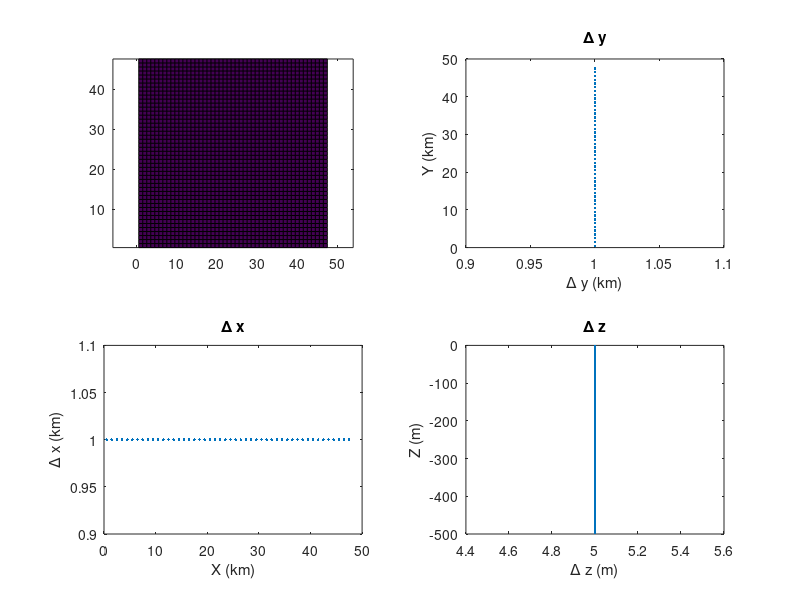
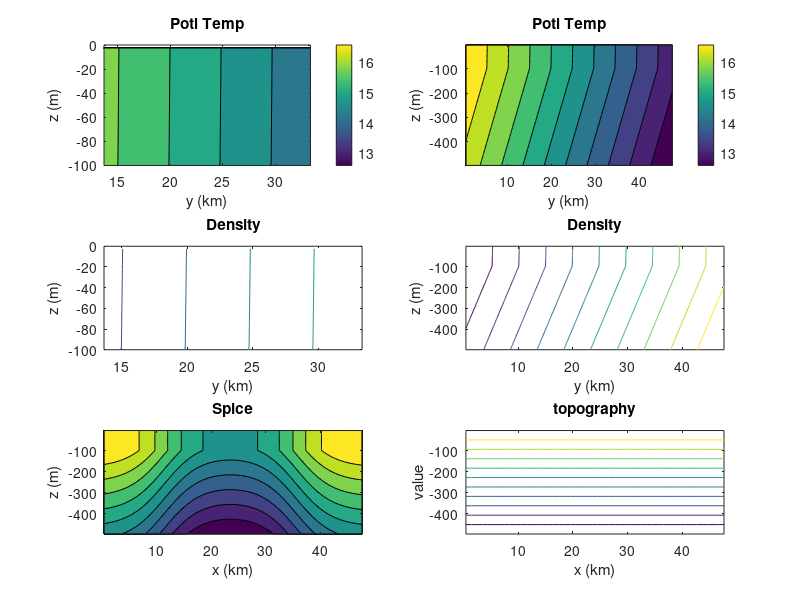

Recreate these plots in MATLAB, in order.
%function geninit()
%  This function generates initial condition files for the mitgcm.
% if init_vel=1, then the front problem is used
% if init_vel=0, then resting (other than small symmetry-breaking
% random noise) initial conditions are used.

%
% FLAGS FOR IC
IC = 'FK08'; % Single front in center of domain, following Fox-Kemper et al. 2008a
IC = 'UNIF'; % Uniform frontal region

nx=48;
ny=nx/2+1;
ny = nx;
% ny = 24;
nz=100;
init_vel=1;
dxspacing=1000;
dyspacing=dxspacing;

Lx=dxspacing*nx;
Ly=dyspacing*ny;

fprintf(' nx= %i , ny= %i , nz= %i ; dx=%6.1f , dy=%6.1f\n', ...
          nx,ny,nz,dxspacing,dxspacing)

%-- Params
g=9.81;
tAlpha=-2e-4;
f0=1e-4;
rho=1035;
day=24*60^2;
prec='real*8';
ieee='b';

H=500;            %Max depth

fprintf(' Lx=%6.1f , Ly=%6.1f , H=%6.1f\n',Lx,Ly,H);

%-- Grid: x
dx=ones(1,nx);                                  % uniform resolution
dx=dx*Lx/sum(dx); 
xf=cumsum([0 dx]); % Face x points
xc=(xf(1:end-1)+xf(2:end))/2; % Centered x points

%-- Grid: y
dy=ones(1,ny);                                  % uniform resolution
dy=dy*Ly/sum(dy); 
yf=cumsum([0 dy]);  % Face y-points
yc=(yf(1:end-1)+yf(2:end))/2;  %Centered y-points
L=yc(end)-yc(1);	% this takes into account the wall of topography!!!

%-- Grid: z
dh=H/nz*ones(1,nz);
zf=-round(cumsum([0 dh])/1)*1;   % Face z points
dh=-diff(zf);
zc=(zf(1:end-1)+zf(2:end))/2;  % centered z points
nz=length(dh);
H=sum(dh);

[XT,YT,ZT]=ndgrid(xc,yc,zc); % This is the centered, temperature grid.
[XU,YU,ZU]=ndgrid(xf,yc,zc); % This is the U grid.
[XV,YV,ZV]=ndgrid(xc,yf,zc); % This is the V grid.
[XW,YW,ZW]=ndgrid(xc,yc,zf); % This is the W grid.
[XB,YB]=ndgrid(xc,yc); % This is the Bathymetry grid.

% Stratification Params
Dml=100;             % Mixed-layer Depth
D=Dml;

y0=yc(round(length(yc)/2));     % centered location of Front

Ms=(2e-4)^2 ;     %db/dy  2e-4 is about 1 K/50 km
Ms = (4*f0).^2;
% Ns=9*Ms^2/f0^2 ;  %db/dz
Ns = 16*Ms;
Ns_ML = Ms;
%MLI Scales (Fox-Kemper et al. 2008a)
Us = Ms*Dml./f0;
Ri = Ns_ML.*f0^2./Ms.^2;
Ls = 2*pi*Us./f0*sqrt((1+Ri)/(5/2))
Lf=2*1e3;          % Half-Width of Front
Lf = 1*Ls;
deltatheta=Lf*Ms/g/tAlpha;
T0=17;
dthetadz=-Ns/g/tAlpha;
dthetadz_ML = -Ns_ML/g/tAlpha;

fprintf(' Ms=%15.6e , Ns=%15.6e , T0= %6.3f\n',Ms,Ns,T0);
fprintf(' deltatheta=%15.6e , dthetadz=%15.6e\n',deltatheta,dthetadz);

%-- Bathymetry
% Bathymetry is on Xc, Yc
hh=ones(size(XB));
hh(:,end)=0*hh(:,end);
hh=-H*hh;

figure(1); clf
subplot(221)
pcolor(XB/1e3,YB/1e3,hh)
axis equal

subplot(223)
plot(xc/1e3,dx/1e3,'.'); xlabel('X (km)');ylabel('\Delta x (km)')
title('\Delta x')

subplot(222)
plot(dy/1e3,yc/1e3,'.'); ylabel('Y (km)');xlabel('\Delta y (km)')
title('\Delta y')

subplot(224)
plot(dh,zc,'.'); ylabel('Z (m)');xlabel('\Delta z (m)')
title('\Delta z')

fid=fopen('topo_sl.bin','w',ieee); fwrite(fid,hh,prec); fclose(fid);

% Initial Temp Profile
figure(2); clf

% theta=T0+dthetadz*(ZT-ZT(1,1,end))+deltatheta*tanh((YT-y0)/Lf)/2;
theta = NaN(nx, ny, nz);
% Impose a strong initial and restoring mixed layer to Dml
i=1;
iml=1;

iml = find(ZT(1,1,:) > -Dml, 1, 'last');
% while ((ZT(1,1,iml)>-Dml)&(iml<length(ZT(1,1,:))))
%   iml=iml+1;
% end
switch IC
    case 'FK08'
        theta(:,:,1:iml) = T0+dthetadz_ML*(ZT(:,:,1:iml)-ZT(1,1,iml))+deltatheta*tanh(2*(YT(:,:,1:iml)-y0)/Lf)/2;
        theta(:,:,iml+1:end) = T0+dthetadz*(ZT(:,:,iml+1:end)-ZT(1,1,iml))+deltatheta*tanh(2*(YT(:,:,iml+1:end)-y0)/Lf)/2;
        % Velocity
        dthetady = deltatheta*sech(2*(YT-y0)/Lf).^2/(Lf);
        uinit = g*tAlpha/f0*dthetady.*permute(repmat(zc-zc(end), [nx 1 ny]), [1 3 2]);
    case 'UNIF'
        Mst = Ms/g/tAlpha;
        theta(:,:,1:iml) = T0+dthetadz_ML*(ZT(:,:,1:iml)-ZT(1,1,iml))+Mst.*YT(:,:,1:iml);
        theta(:,:,iml+1:end) = T0+dthetadz*(ZT(:,:,iml+1:end)-ZT(1,1,iml))+Mst.*YT(:,:,iml+1:end);
        % Velocity
        dthetady = Mst;
        uinit = g*tAlpha/f0*dthetady.*permute(repmat(zc-zc(end), [nx 1 ny]), [1 3 2]);
end

fprintf('      Z    , Theta: j=1 ,  j=end\n');
fprintf(' %10.4f %10.4f %10.4f\n', ...
[ZT(1,1,1) theta(1,1,1) theta(1,end,1) ; ...
 ZT(1,1,i) theta(1,1,i) theta(1,end,i);  ...
 ZT(1,1,end) theta(1,1,end) theta(1,end,end)]' ...
);

subplot(3,2,1)
[h,c]=contourf(squeeze(YT(1,:,:))/1e3,squeeze(ZT(1,:,:)),squeeze(theta(1,:,:)));
axis([(yc(round(length(yc)/2))-1.5*Lf)/1e3 (yc(round(length(yc)/2))+1.5*Lf)/1e3 -Dml 0])
colorbar
title('Potl Temp')
xlabel('y (km)');ylabel('z (m)')

subplot(3,2,2)
[h,c]=contourf(squeeze(YT(1,:,:))/1e3,squeeze(ZT(1,:,:)),squeeze(theta(1,:,:)));
colorbar
title('Potl Temp')
xlabel('y (km)');ylabel('z (m)')


subplot(3,2,3)
dens=theta*rho*tAlpha+rho;
[h,c]=contour(squeeze(YT(1,:,:))/1e3,squeeze(ZT(1,:,:)),squeeze(dens(1,:,:)));
title('Density')
xlabel('y (km)');ylabel('z (m)')
axis([(yc(round(length(yc)/2))-1.5*Lf)/1e3 (yc(round(length(yc)/2))+1.5*Lf)/1e3 -Dml 0])


fid=fopen('uInitial.bin','w',ieee); fwrite(fid,uinit,prec); fclose(fid);

%Spice

x1=xc(round(length(xc)/4));     % centered location of Front #1
x2=xc(round(3*length(xc)/4));     % centered location of Front #2
spice=T0+dthetadz*(ZT-ZT(1,1,end))+deltatheta*(tanh((XT-x1)/Lf)-tanh((XT-x2)/Lf)-1)/2;

i=1;
while (i<iml)
  spice(:,:,i)=spice(:,:,iml);
  i=i+1;
end

subplot(3,2,4)
[h,c]=contour(squeeze(YT(1,:,:))/1e3,squeeze(ZT(1,:,:)),squeeze(dens(1,:,:)));
title('Density')
xlabel('y (km)');ylabel('z (m)')

subplot(3,2,5)
[h,c]=contourf(squeeze(XT(:,1,:))/1e3,squeeze(ZT(:,1,:)),squeeze(spice(:,1,:)));
title('Spice')
xlabel('x (km)');ylabel('z (m)')

subplot(3,2,6)
plot(YB(1,:)/1e3,hh(1,:))
[h,c]=contour(squeeze(YT(1,:,:))/1e3,squeeze(ZT(1,:,:)),squeeze(uinit(1,:,:)));
title('topography')
xlabel('x (km)');ylabel('value')

%-- Perturb Initial temperature
pert=rand(size(theta(:,:,1)));
pert=1e-5*(pert-0.5);
for i=1:length(theta(1,1,:))
  theta(:,:,i)=theta(:,:,i)+pert;
end

fid=fopen('thetaInitial.bin','w',ieee);
fwrite(fid,theta,prec); fclose(fid);

fid=fopen('spiceInitial.bin','w',ieee);
fwrite(fid,spice,prec); fclose(fid);

% Generate forcing
% Flux
% Q=zeros([1, size(XB)]);
% Q(:,:,:) = 200;

Q=zeros( size(XB));
Q(:,:) = 200;

fid=fopen('Qnet.forcing','w',ieee); fwrite(fid,Q,prec); fclose(fid);
